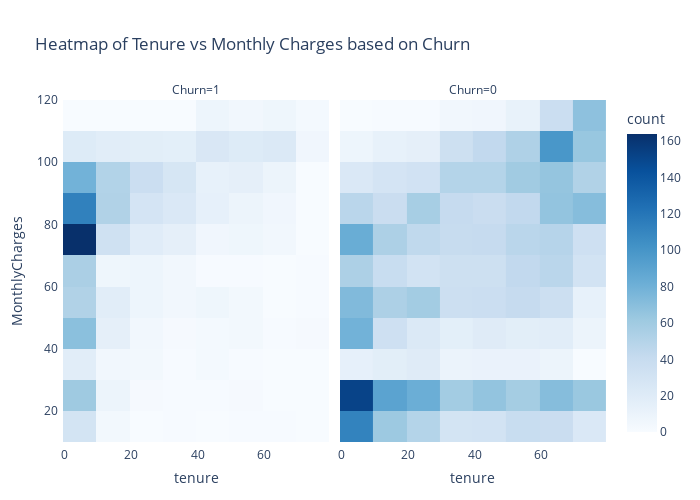

Here is the notebook cell this chart was saved with:
### Markdown cell above
### 5.4. Tenure vs Monthly Charges based on Churn

### Code cell
# Create heatmap for tenure vs MonthlyCharges
fig_heatmap_churn = px.density_heatmap(df, x='tenure', y='MonthlyCharges', facet_col='Churn', title='Heatmap of Tenure vs Monthly Charges based on Churn', color_continuous_scale='Blues')

fig_heatmap_churn.update_layout(
    autosize=False,
    width=700,
    height=500,
    margin=dict(
        l=50,
        r=50,
        b=50,
        t=100,
        pad=4
    ),
    plot_bgcolor='white',
    showlegend=True
)

### Figure 1 — Plotly figure (JSON) as saved in the notebook; plotly's stock layout.template omitted (floating-point values rounded to 4 significant figures; data arrays with more than 128 entries replaced by an {"elided": "..."} marker saying what was removed)
{"data": [{"coloraxis": "coloraxis", "hovertemplate": "Churn=1<br>tenure=%{x}<br>MonthlyCharges=%{y}<br>count=%{z}<extra></extra>", "name": "", "type": "histogram2d", "x": {"elided": "1316 int values"}, "xaxis": "x", "xbingroup": "x", "y": {"elided": "1316 float values"}, "yaxis": "y", "ybingroup": "y"}, {"coloraxis": "coloraxis", "hovertemplate": "Churn=0<br>tenure=%{x}<br>MonthlyCharges=%{y}<br>count=%{z}<extra></extra>", "name": "", "type": "histogram2d", "x": {"elided": "3614 int values"}, "xaxis": "x2", "xbingroup": "x", "y": {"elided": "3614 float values"}, "yaxis": "y2", "ybingroup": "y"}], "layout": {"annotations": [{"font": {}, "showarrow": false, "text": "Churn=1", "x": 0.245, "xanchor": "center", "xref": "paper", "y": 1, "yanchor": "bottom", "yref": "paper"}, {"font": {}, "showarrow": false, "text": "Churn=0", "x": 0.755, "xanchor": "center", "xref": "paper", "y": 1, "yanchor": "bottom", "yref": "paper"}], "autosize": false, "coloraxis": {"colorbar": {"title": {"text": "count"}}, "colorscale": [[0, "rgb(247,251,255)"], [0.125, "rgb(222,235,247)"], [0.25, "rgb(198,219,239)"], [0.375, "rgb(158,202,225)"], [0.5, "rgb(107,174,214)"], [0.625, "rgb(66,146,198)"], [0.75, "rgb(33,113,181)"], [0.875, "rgb(8,81,156)"], [1, "rgb(8,48,107)"]]}, "height": 500, "legend": {"tracegroupgap": 0}, "margin": {"b": 50, "l": 50, "pad": 4, "r": 50, "t": 100}, "plot_bgcolor": "white", "showlegend": true, "title": {"text": "Heatmap of Tenure vs Monthly Charges based on Churn"}, "width": 700, "xaxis": {"anchor": "y", "domain": [0, 0.49], "title": {"text": "tenure"}}, "xaxis2": {"anchor": "y2", "domain": [0.51, 1], "matches": "x", "title": {"text": "tenure"}}, "yaxis": {"anchor": "x", "domain": [0, 1], "title": {"text": "MonthlyCharges"}}, "yaxis2": {"anchor": "x2", "domain": [0, 1], "matches": "y", "showticklabels": false}}}
